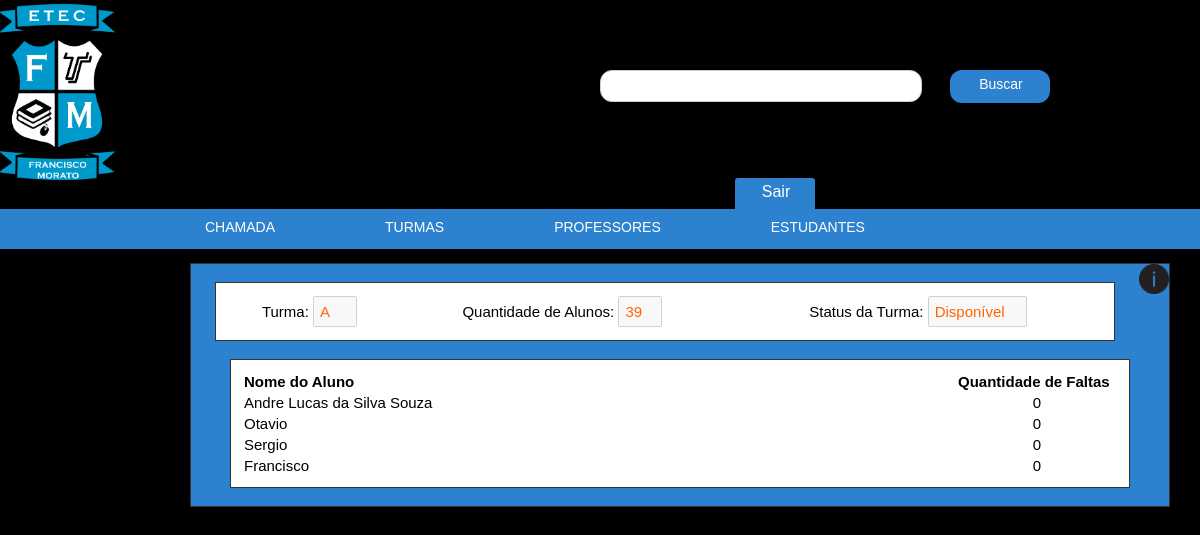
/admin/cursos_e_disciplinas.php?pg=turma&op=visualizar&turma=1, run on the app's committed database.
### tables this page shows
CREATE TABLE `turma` (
  `id_turma` tinyint(3) unsigned NOT NULL AUTO_INCREMENT,
  `nome_turma` varchar(2) NOT NULL,
  `quantidade_alunos` tinyint(3) unsigned NOT NULL,
  `disponivel` bit(1) NOT NULL DEFAULT b'1',
  PRIMARY KEY (`id_turma`),
  KEY `idx_nome_turma` (`nome_turma`)
);

CREATE TABLE `inscricao` (
  `id_inscricao` mediumint(8) unsigned NOT NULL AUTO_INCREMENT,
  `data_inscricao` datetime NOT NULL,
  `nome_aluno` varchar(120) NOT NULL,
  `sexo_aluno` enum('MASCULINO','FEMININO','OUTRO') NOT NULL,
  `email` varchar(120) DEFAULT NULL,
  `telefone_responsavel` char(10) DEFAULT NULL,
  `celular_responsavel` char(11) DEFAULT NULL,
  `inscrito` bit(1) NOT NULL DEFAULT b'0',
  PRIMARY KEY (`id_inscricao`),
  UNIQUE KEY `email` (`email`),
  KEY `idx_data_inscricao` (`data_inscricao`),
  KEY `idx_nome_aluno` (`nome_aluno`)
);

### admin/cursos_e_disciplinas.php (the view, shortened to what this page needs)
<!DOCTYPE html PUBLIC "-//W3C//DTD XHTML 1.0 Transitional//EN" "http://www.w3.org/TR/xhtml1/DTD/xhtml1-transitional.dtd">
<html xmlns="http://www.w3.org/1999/xhtml">
<head>
	<link href="css/cursos_e_disciplinas.css" rel="stylesheet" type="text/css" />
</head>
<body>
	<?php require "topo.php"; ?>
	<div id="caixa_preta">
	</div>
	<?php if(@$_GET['pg'] == 'turma'){ ?>
		<div id="box_curso" title="Cadastre as turmas">
            <img id="img-info" src="img/info.png" width="30" height="30">
			<?php if(@$_GET['op'] == 'visualizar'){?>
				<?php $cod_turma = $_GET['turma'];
				$select_atribs_turma = "SELECT * FROM turma WHERE id_turma = '$cod_turma'";
				$sql_select_atribs_turma = mysqli_query($conexao, $select_atribs_turma)or die(mysqli_error($conexao));
				$select_atribs_turma_valores = mysqli_fetch_assoc($sql_select_atribs_turma);
				$nome_turma = $select_atribs_turma_valores['nome_turma'];
				$quantidade_alunos = $select_atribs_turma_valores['quantidade_alunos'];
				$disponivel = $select_atribs_turma_valores['disponivel']; ?>
 				<br/>
				<table width="900">
					<tr>
						<td>
							<center>Turma:
								<input type="text" style="width:30px" disabled value="<?php echo $nome_turma;?>"></input>
							</center>
						</td>
						<td>
							<center>Quantidade de Alunos:
								<input type="text" style="width:30px" disabled value="<?php echo $quantidade_alunos;?>"></input>
							</center>
						</td>
						<td>
							<center>Status da Turma:
								<input type="text" style="width:85px" disabled value="<?php echo $disponivel ? 'Disponível' : 'Indisponível';?>"></input>
							</center>
						</td>
					</tr>
				</table>
 				<br/>
				<table width="900" border="0">
					<tr>
						<td width="710"><strong>Nome do Aluno</strong></td>
						<td><strong>Quantidade de Faltas</strong></td>
					</tr>
					<?php
					$select_nome_alunos = "SELECT * FROM inscricao i INNER JOIN aluno a ON i.id_inscricao = a.id_inscricao INNER JOIN matricula m ON m.id_aluno = a.id_aluno WHERE m.id_turma = '$cod_turma'";
					$sql_select_nome_alunos = mysqli_query($conexao, $select_nome_alunos)or die(mysqli_error($conexao));
					while($select_nome_alunos_valores = mysqli_fetch_assoc($sql_select_nome_alunos)){ ?>
						<tr>
							<td width="710"><?php echo $nome_aluno = $select_nome_alunos_valores['nome_aluno']; ?></td>
							<td>
								<center><?php $cod_aluno = $select_nome_alunos_valores['id_aluno'];
								$select_total_faltas = "SELECT COUNT(presenca) AS faltas FROM chamada WHERE id_aluno = '$cod_aluno' AND presenca = 0";
								$sql_select_total_faltas = mysqli_query($conexao, $select_total_faltas)or die(mysqli_error($conexao));
								$select_total_faltas_valores = mysqli_fetch_assoc($sql_select_total_faltas);
								echo $faltas = $select_total_faltas_valores['faltas']; ?></center>
							</td>
						</tr>
					<?php } ?>
			</table>
				<br/>
			<?php die;} ?>
	<?php  }?>

### admin/css/cursos_e_disciplinas.css (style rules this page uses)
#caixa_preta { background:#000; width:980px; margin:18px auto; height:15px; }
#img-info { float: right; }
#box_curso { width:978px; background:#2C82CE; height:auto; float:left; text-align:left; margin:-20px 0 20px 190px; border:1px solid #333; }
#box_curso table { border:1px solid #333; padding:10px; background:#FFF; margin:0 0 10px 0; margin:auto; font:15px Arial, Helvetica, sans-serif; text-align:left; }
#box_curso input { width:250px; padding:5px; height:17px; color:#F60; font:15px Arial, Helvetica, sans-serif; }

### admin/css/topo.css (style rules this page uses)
body { padding:0; margin:0; }

### data on the page
turma: nome_turma "A", quantidade_alunos "39", disponivel "Disponível"
inscricao: nome_aluno "Andre Lucas da Silva Souza", faltas "0"
inscricao: nome_aluno "Otavio", faltas "0"
inscricao: nome_aluno "Sergio", faltas "0"
inscricao: nome_aluno "Francisco", faltas "0"
